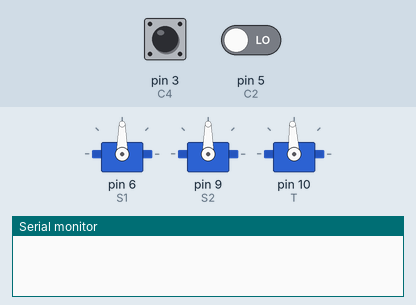
Simulated run of this sketch. Board: Arduino Uno, built with avr-gcc and run on an emulated ATmega328P. Parts: 3 × servo, the last lines printed to the serial monitor. The test bench sets the inputs (shaded band); at power-on: pin 3 (C4) LOW, pin 5 (C2) LOW.

Above: at 2.2 s.
2.3 s: pin 3 (C4) pulsed HIGH 5 times (0.12 s each, 0.3 s apart)
At 5.1 s:
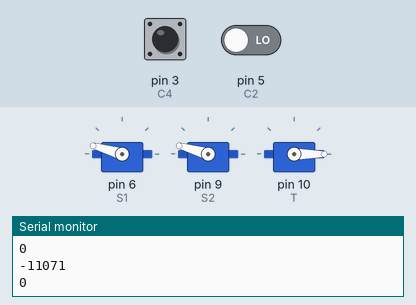
At 6.7 s:
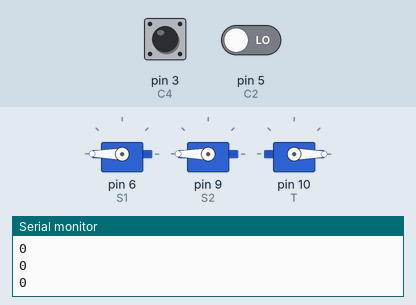
Timing chart, 0 to 8.2 s (numbered marks = the images above; inputs shaded):
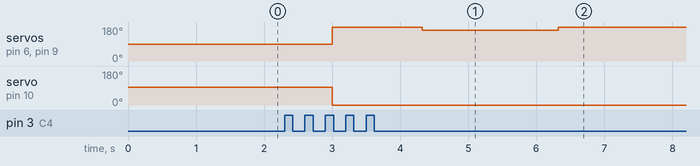

The sketch:

RudderControl.ino
```cpp
#include <Servo.h>

byte C4 = 3;
byte C2 = 5;

int V4;
int V2;

Servo S1;
Servo S2;
Servo T;


void setup() {
  pinMode(C4, INPUT);
  pinMode(C2, INPUT);
  S1.attach(6);
  S2.attach(9);
  T.attach(10);
  T.writeMicroseconds(1500);
  delay(1000);
  Serial.begin(9600);
}

void ReadValues () {
  V4 = pulseIn(C4, HIGH);
  V2 = pulseIn(C2, HIGH);
  Serial.println(V4);
  Serial.println(V2);
}

void Move (){
  if (V4 > 1470 & V4 < 1500){
    S1.write(90);
    S2.write(90);
  }
  else {
    S1.write(map(V4, 2000, 950, 0, 180));
    S2.write(map(V4, 2000, 950, 0, 180));
  }
  if (V2 > 1470 & V2 < 1515) {
    T.writeMicroseconds(1500);
  }
  else {
    T.writeMicroseconds(map(V2, 988, 2012, 1100, 1900));
  }
}

void loop() {
  ReadValues();
  Move();
}
```
